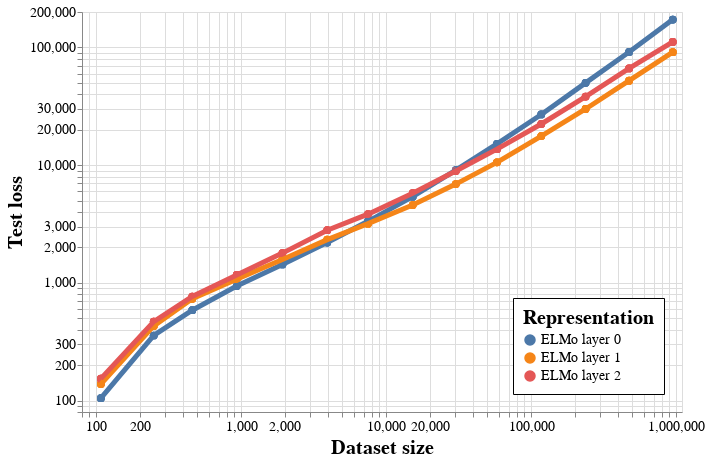

Notebook cell for this chart:
### Code cell
df = auc_per_data(df, [0, 0.02, 0.05, 0.1])
line = alt.Chart(df[(df.corrupted == False) & (df.n > 100)], title="").mark_line(size=5).encode(
    x=alt.X('n', scale=alt.Scale(type='log', domain=[80, 1100000], nice=False), title="Dataset size"),
    y=alt.Y('auc_agg@0', scale=alt.Scale(type='log', domain=[80, 200000], nice=False), title="Test loss"),
    color=alt.Color('representation:N', title="Representation"),
    detail='corrupted:N',
)

point = line.mark_circle(size=60, opacity=1).encode(tooltip=['name', 'mdl', 'model_layer'])
chart = point + line

chart = chart.configure(
    title=alt.TitleConfig(fontSize=35, fontWeight='normal'),
    axis=alt.AxisConfig(titleFontSize=20, labelFontSize=14),
    legend=alt.LegendConfig(titleFontSize=20, labelFontSize=14, labelLimit=0,
                            orient='bottom-right', padding=10, 
                            fillColor='white', strokeColor='black')
)
chart.properties(width=600, height=400, background='white').interactive()

### Figure 1 — Vega-Lite specification as saved in the notebook (floating-point values rounded to 4 significant figures; data arrays with more than 128 entries replaced by an {"elided": "..."} marker saying what was removed)
{"config": {"view": {"continuousWidth": 400, "continuousHeight": 300}, "axis": {"labelFontSize": 14, "titleFontSize": 20}, "legend": {"fillColor": "white", "labelFontSize": 14, "labelLimit": 0, "orient": "bottom-right", "padding": 10, "strokeColor": "black", "titleFontSize": 20}, "title": {"fontSize": 35, "fontWeight": "normal"}}, "layer": [{"mark": {"type": "circle", "opacity": 1, "size": 60}, "encoding": {"color": {"type": "nominal", "field": "representation", "title": "Representation"}, "detail": {"type": "nominal", "field": "corrupted"}, "tooltip": [{"type": "nominal", "field": "name"}, {"type": "quantitative", "field": "mdl"}, {"type": "quantitative", "field": "model_layer"}], "x": {"type": "quantitative", "field": "n", "scale": {"domain": [80, 1100000], "nice": false, "type": "log"}, "title": "Dataset size"}, "y": {"type": "quantitative", "field": "auc_agg@0", "scale": {"domain": [80, 200000], "nice": false, "type": "log"}, "title": "Test loss"}}, "selection": {"selector089": {"type": "interval", "bind": "scales", "encodings": ["x", "y"]}}, "title": ""}, {"mark": {"type": "line", "size": 5}, "encoding": {"color": {"type": "nominal", "field": "representation", "title": "Representation"}, "detail": {"type": "nominal", "field": "corrupted"}, "x": {"type": "quantitative", "field": "n", "scale": {"domain": [80, 1100000], "nice": false, "type": "log"}, "title": "Dataset size"}, "y": {"type": "quantitative", "field": "auc_agg@0", "scale": {"domain": [80, 200000], "nice": false, "type": "log"}, "title": "Test loss"}}, "title": ""}], "background": "white", "data": {"name": "data-0792fc9c51524441b8ea9ad5c75610a5"}, "height": 400, "width": 600, "$schema": "https://vega.github.io/schema/vega-lite/v4.8.1.json", "datasets": {"data-0792fc9c51524441b8ea9ad5c75610a5": {"elided": "168 records"}}}
